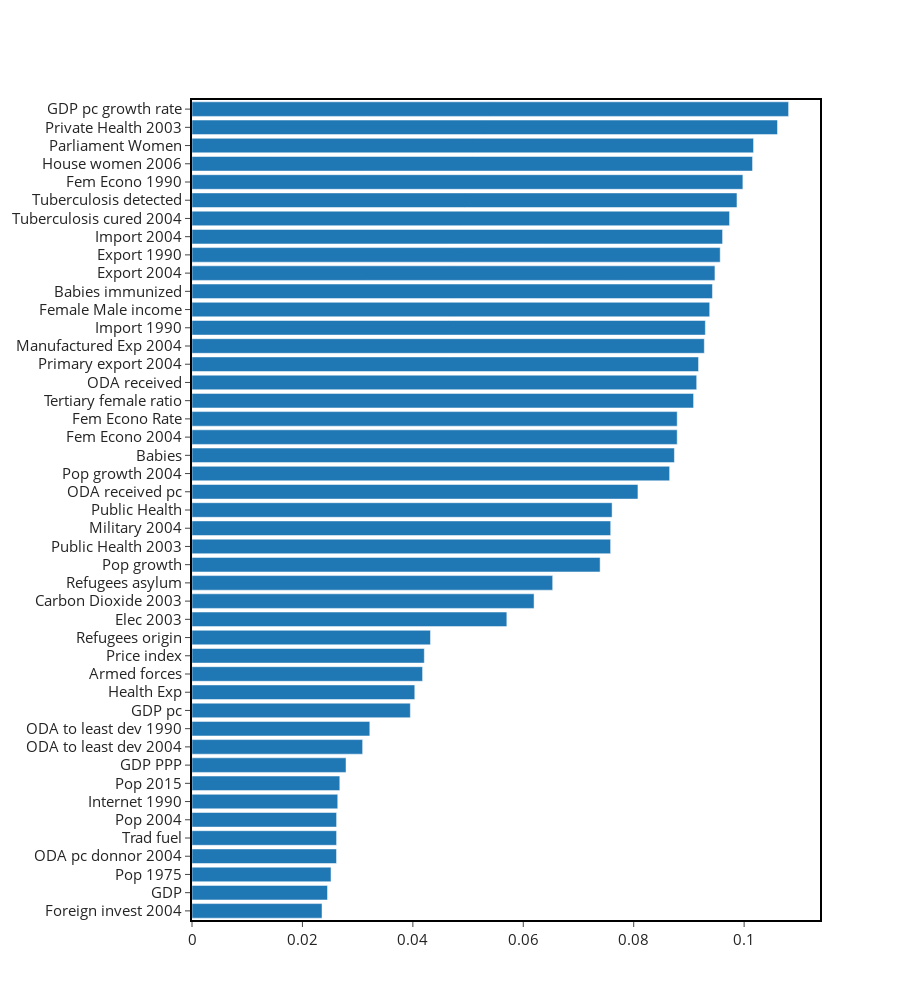

This figure's notebook cell:
### Markdown cell above
##### PLOT FEATURE IMPORTANCE RANKING

### Code cell
explainer.plot_feature_importance_ranking()

### Figure 1 — Plotly figure (JSON) as saved in the notebook; plotly's stock layout.template omitted (floating-point values rounded to 4 significant figures)
{"data": [{"orientation": "h", "showlegend": false, "type": "bar", "x": [0.07391, 0.08651, 0.04207, 0.06195, 0.09567, 0.09471, 0.05702, 0.02454, 0.02789, 0.03954, 0.1081, 0.08788, 0.09977, 0.08788, 0.04035, 0.08737, 0.0264, 0.09298, 0.0961, 0.09084, 0.09426, 0.09279, 0.02355, 0.07583, 0.07582, 0.106, 0.09174, 0.07609, 0.06532, 0.04319, 0.04176, 0.1017, 0.09377, 0.1015, 0.02518, 0.02619, 0.02677, 0.0987, 0.09736, 0.02619, 0.02618, 0.0322, 0.0309, 0.09141, 0.08077], "y": ["Pop growth", "Pop growth 2004", "Price index", "Carbon Dioxide 2003", "Export 1990", "Export 2004", "Elec 2003", "GDP", "GDP PPP", "GDP pc", "GDP pc growth rate", "Fem Econo Rate", "Fem Econo 1990", "Fem Econo 2004", "Health Exp", "Babies", "Internet 1990", "Import 1990", "Import 2004", "Tertiary female ratio", "Babies immunized", "Manufactured Exp 2004", "Foreign invest 2004", "Military 2004", "Public Health 2003", "Private Health 2003", "Primary export 2004", "Public Health", "Refugees asylum", "Refugees origin", "Armed forces", "Parliament Women", "Female Male income", "House women 2006", "Pop 1975", "Pop 2004", "Pop 2015", "Tuberculosis detected", "Tuberculosis cured 2004", "Trad fuel", "ODA pc donnor 2004", "ODA to least dev 1990", "ODA to least dev 2004", "ODA received", "ODA received pc"]}], "layout": {"font": {"size": 15}, "height": 1000, "width": 900, "xaxis": {"linecolor": "black", "linewidth": 2, "mirror": true, "showgrid": false, "showline": true, "ticks": "outside", "zerolinecolor": "grey", "zerolinewidth": 1}, "yaxis": {"categoryorder": "total ascending", "linecolor": "black", "linewidth": 2, "mirror": true, "showline": true}}}
